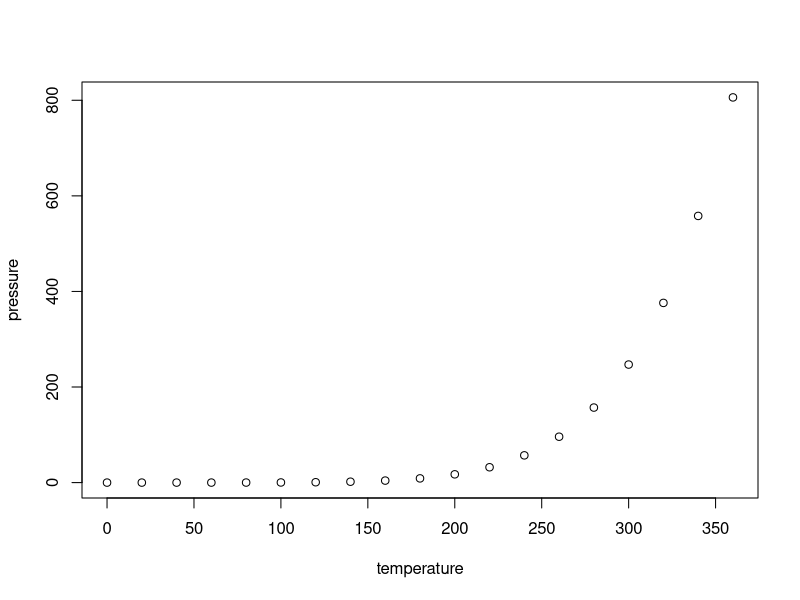
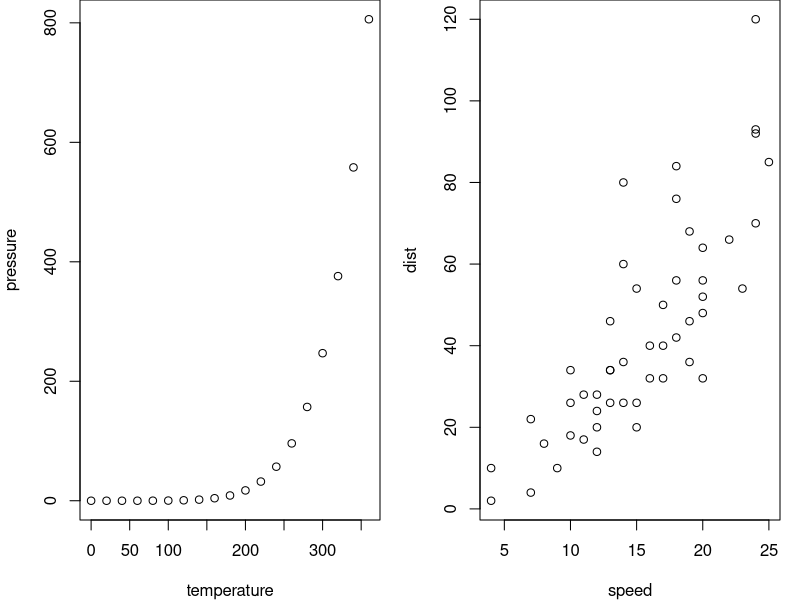
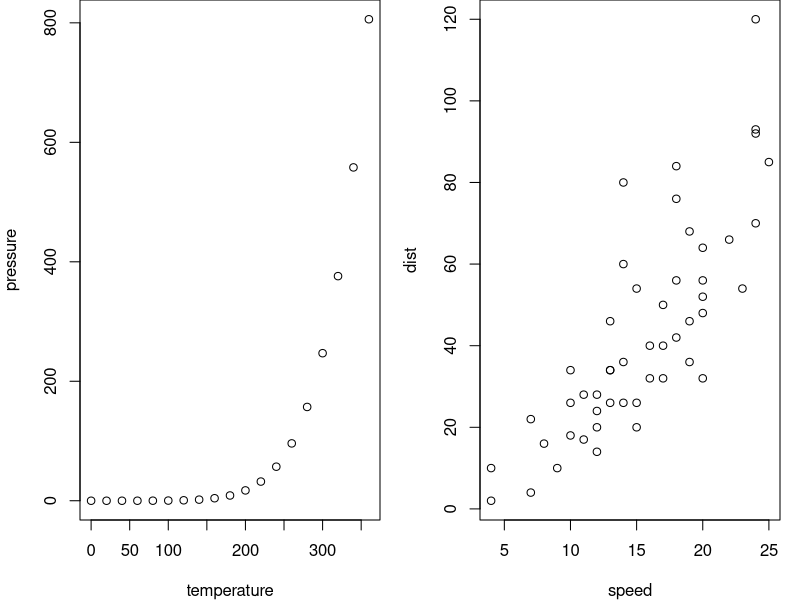

Write the R code that produced these figures, in order.
## ---- chunk 1
knitr::opts_chunk$set(
  comment = "#",
  collapse = TRUE,
  warning = FALSE,
  message = FALSE,
  fig.width=5, fig.height=5,
  fig.align = 'center'
)
## ---- chunk 2
options(repos=structure(c(CRAN="http://cran.r-project.org")))
## ---- chunk 3
summary(cars)
## ---- chunk 4
plot(pressure)
## ---- chunk 5
par(mfrow=c(1,2), mar = c(4,4,0,1))
plot(pressure)
plot(cars)
## ---- chunk 6
par(mfrow=c(1,2), mar = c(4,4,0,1))
plot(pressure)
plot(cars)
